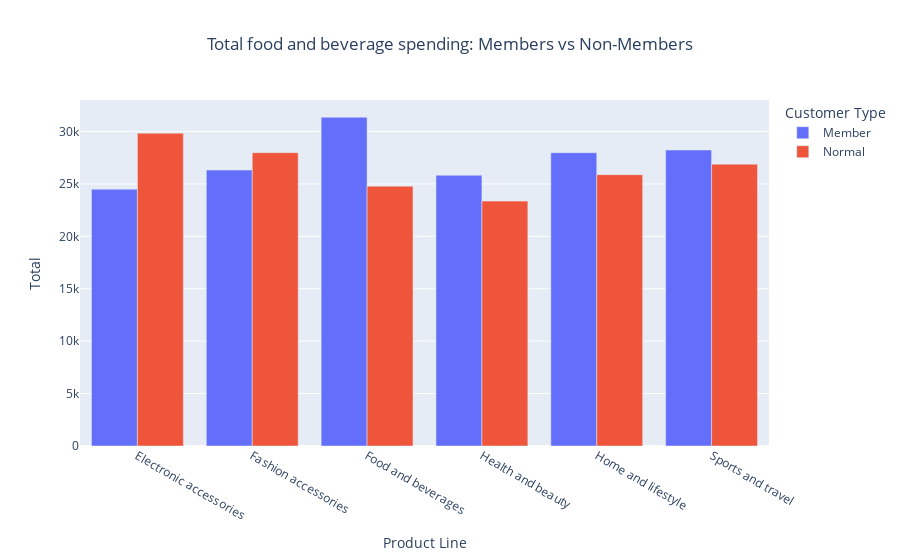

Notebook source saved alongside this figure:
### Code cell
## Visualise member vs non-member total spending for food and beverages for each product line

fig5 = px.bar(membership, x="Product_line", y="Total", color="Customer_type", barmode="group", labels={
    "Product_line" : "Product Line", "Customer_type" : "Customer Type"}, title = "Total food and beverage spending: Members vs Non-Members")
fig5.update_layout(title_x=0.5)
fig5.show()

### Figure 1 — Plotly figure (JSON) as saved in the notebook; plotly's stock layout.template omitted (floating-point values rounded to 4 significant figures)
{"data": [{"alignmentgroup": "True", "hovertemplate": "Customer Type=Member<br>Product Line=%{x}<br>Total=%{y}<extra></extra>", "legendgroup": "Member", "marker": {"color": "#636efa", "pattern": {"shape": ""}}, "name": "Member", "offsetgroup": "Member", "orientation": "v", "showlegend": true, "textposition": "auto", "type": "bar", "x": ["Electronic accessories", "Fashion accessories", "Food and beverages", "Health and beauty", "Home and lifestyle", "Sports and travel"], "xaxis": "x", "y": [24500.0, 26320.0, 31360.0, 25830.0, 27980.0, 28230.0], "yaxis": "y"}, {"alignmentgroup": "True", "hovertemplate": "Customer Type=Normal<br>Product Line=%{x}<br>Total=%{y}<extra></extra>", "legendgroup": "Normal", "marker": {"color": "#EF553B", "pattern": {"shape": ""}}, "name": "Normal", "offsetgroup": "Normal", "orientation": "v", "showlegend": true, "textposition": "auto", "type": "bar", "x": ["Electronic accessories", "Fashion accessories", "Food and beverages", "Health and beauty", "Home and lifestyle", "Sports and travel"], "xaxis": "x", "y": [29840.0, 27980.0, 24790.0, 23360.0, 25880.0, 26890.0], "yaxis": "y"}], "layout": {"autosize": true, "barmode": "group", "legend": {"title": {"text": "Customer Type"}, "tracegroupgap": 0}, "title": {"text": "Total food and beverage spending: Members vs Non-Members", "x": 0.5}, "xaxis": {"anchor": "y", "autorange": true, "domain": [0, 1], "range": [-0.5, 5.5], "title": {"text": "Product Line"}, "type": "category"}, "yaxis": {"anchor": "x", "autorange": true, "domain": [0, 1], "range": [0, 33010.0], "title": {"text": "Total"}, "type": "linear"}}}
